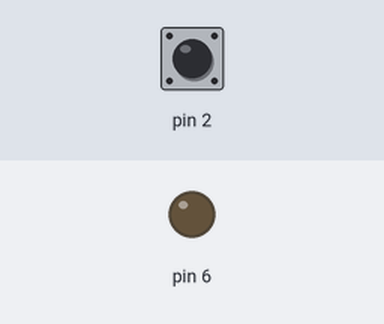
A sketch run on a simulated Arduino Uno, built with avr-gcc and run on an emulated ATmega328P. Shown: output pins drawn as LEDs (lit = HIGH). Dashed ring = blinking. The inputs (shaded band) are chosen by the test bench; at power-on: pin 2 HIGH.

Above: at 1.2 s.
1.3 s: pin 2 pulled LOW for 1 s
At 3.3 s:
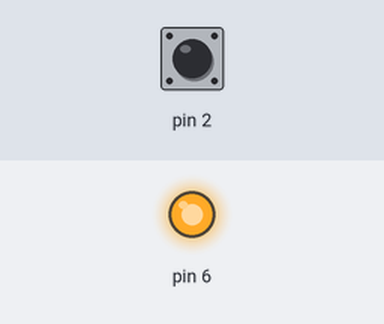
3.8 s: pin 2 pulled LOW for 3.2 s
At 4.8 s:
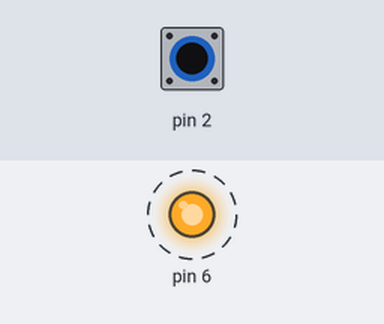
Timing chart, 0 to 8.3 s (numbered marks = the images above; inputs shaded):
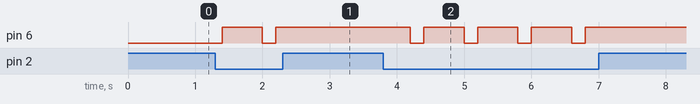

Measured:
- after the input at 1.3 s, pin 6: LOW → HIGH after 0.10 s, → LOW 0.60 s later, → HIGH 0.20 s later
- after the input at 3.8 s, pin 6: alternates HIGH for 0.60 s and LOW for 0.20 s, 8 changes in all, then stays HIGH, starting after 0.40 s

The sketch:

different_level_of_led_brightness_on_button_press.ino
```cpp
// Yagya-Code-Holic
      int count = 0;

      void setup() {
            // put your setup code here, to run once:

          pinMode(2,INPUT_PULLUP);
          pinMode(6,OUTPUT);
      }

      void loop() {
       // put your main code here, to run repeatedly:

        int val = digitalRead(2);

          if(val == 0)
          {
            count = count +1;
          }

          if(count == 1)
          {
              digitalWrite(6,100);
          }
          else if(count == 2 )
          {
            digitalWrite(6,180);
          }
          else if(count == 3){
            digitalWrite(6,255);
          }
          else
          {
            digitalWrite(6,0);
            count = 0;
          }
          delay(200);

}
```
